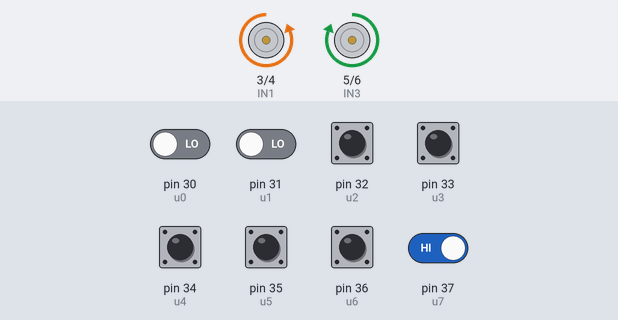
A sketch run on a simulated Arduino Mega 2560, built with avr-gcc and run on an emulated ATmega2560. Parts: motor-driver pin pairs drawn as motors (green arrow = first pin HIGH = forward, orange = second pin HIGH = backward, longer = more drive, scaled by the enable pin). Inputs (shaded band) come from the test bench; at power-on: pin 32 (u2), pin 33 (u3), pin 34 (u4), pin 35 (u5), pin 36 (u6), pin 37 (u7) HIGH, pin 30 (u0), pin 31 (u1) LOW. What the sketch prints to the serial monitor is not drawn.

Above: at 1.2 s.
1.3 s: pin 37 (u7) driven LOW
At 2.1 s:
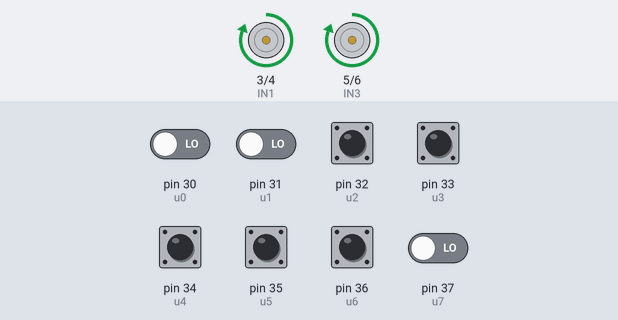
2.8 s: pin 30 (u0) driven HIGH
At 4.0 s:
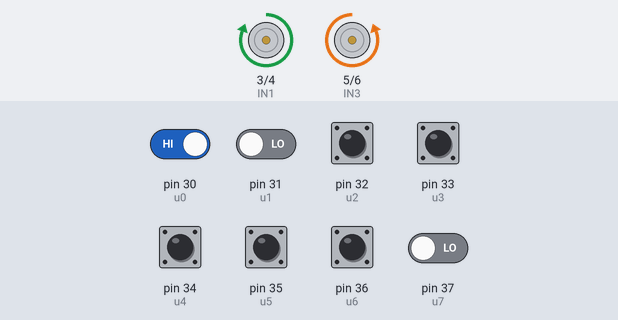
4.3 s: pin 30 (u0) driven LOW
At 5.0 s:
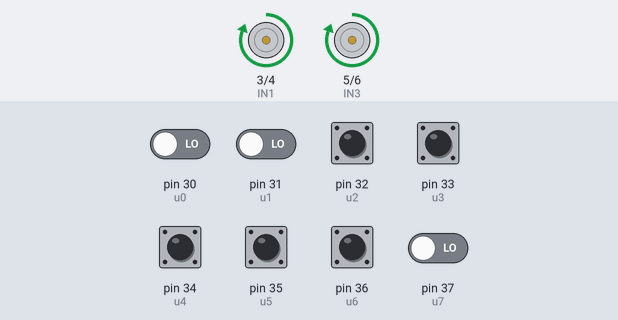
5.8 s: pin 37 (u7) driven HIGH
At 6.3 s:
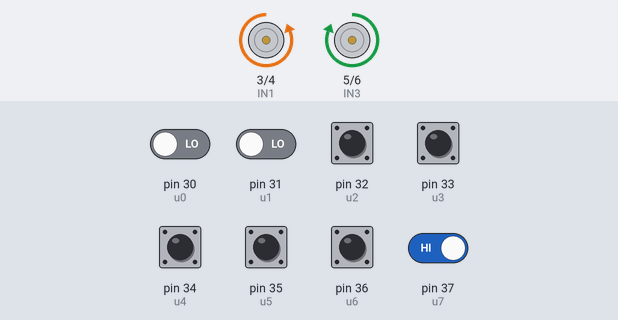
Timing chart, 0 to 56.3 s (numbered marks = the images above; inputs shaded):
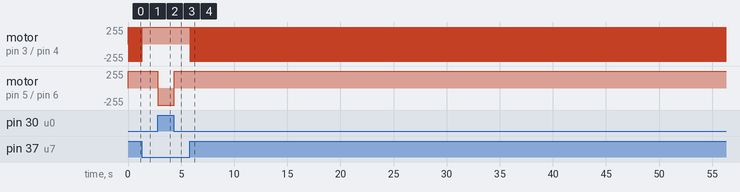

The sketch:

sketch_dec07a.robo.ino
```cpp
#define u0 30
#define u1 31
#define u2 32
#define u3 33
#define u4 34
#define u5 35
#define u6 36
#define u7 37

#define ENA 2
#define IN1 3
#define IN2 4
#define IN3 5
#define IN4 6
#define ENB 7

void setup() {

  pinMode(u0, INPUT);

  pinMode(u1, INPUT);

  pinMode(u2, INPUT);
  pinMode(u3, INPUT);

  pinMode(u4, INPUT);

  pinMode(u5, INPUT);
  pinMode(u6, INPUT);
  pinMode(u7, INPUT);


  pinMode(ENA, OUTPUT);
  pinMode(IN1, OUTPUT);
  pinMode(IN2, OUTPUT);
  pinMode(IN3, OUTPUT);
  pinMode(IN4, OUTPUT);
  pinMode(ENB, OUTPUT);

  Serial.begin(9600);
}

void loop() {

  Serial.println("U0= digitalRead(u0)");
  Serial.println("U0=");
  Serial.println(digitalRead(u0));
  Serial.println("U1=");
  Serial.println(digitalRead(u1));
  Serial.println("U2=");
  Serial.println(digitalRead(u2));
  Serial.println("U3=");
  Serial.println(digitalRead(u3));
  Serial.println("U4=");
  Serial.println(digitalRead(u4));
  Serial.println("U5=");
  Serial.println(digitalRead(u5));
  Serial.println("U6=");
  Serial.println(digitalRead(u6));
  Serial.println("U7=");
  Serial.println(digitalRead(u7));


  if (digitalRead(u0) == 1 || digitalRead(u1) == 1 && digitalRead(u2) == 0 && digitalRead(u3) == 0 && digitalRead(u4) == 0 && digitalRead(u5) == 0 && digitalRead(u6) == 0 && digitalRead(u7) == 0)

  {
    digitalWrite(ENA, 10);
    digitalWrite(ENB, 10);

    digitalWrite(IN1, HIGH);
    digitalWrite(IN2, LOW);
    digitalWrite(IN3, LOW);
    digitalWrite(IN4, HIGH);

    Serial.println("\n TAKE a Left");
  }

   else if ((digitalRead(u0) == 0 && digitalRead(u1) == 0 && digitalRead(u2)) == 1 || digitalRead(u3) == 1 || digitalRead(u4) == 1 || digitalRead(u5) == 1 && digitalRead(u6) == 0 && digitalRead(u7) == 0)
  {
    digitalWrite(ENA, 10);
    digitalWrite(ENB, 10);

    digitalWrite(IN1, HIGH);
    digitalWrite(IN2, LOW);
    digitalWrite(IN3,HIGH);
    digitalWrite(IN4, LOW);

    Serial.println("\n GO Straight");
  }


  /*else if ((digitalRead(u0) || digitalRead(u1) || digitalRead(u2)) && digitalRead(u3) && digitalRead(u4) && !(digitalRead(u5) || digitalRead(u6) || digitalRead(u7)))

    {
    digitalWrite(ENA, 10);
    digitalWrite(ENB, 10);

    digitalWrite(IN1, 0);
    digitalWrite(IN2, 1);
    digitalWrite(IN3, 1);
    digitalWrite(IN4, 0);

    Serial.print("\n TAKE a Left");
    }

    else if ((digitalRead(u0) || digitalRead(u1) || digitalRead(u2)) && !(digitalRead(u3) || digitalRead(u4)) && !(digitalRead(u5) || digitalRead(u6) || digitalRead(u7)))

    {
    digitalWrite(ENA, 10);
    digitalWrite(ENB, 10);

    digitalWrite(IN1, 0);
    digitalWrite(IN2, 1);
    digitalWrite(IN3, 1);
    digitalWrite(IN4, 0);

    Serial.print("\n TAKE a Left");
    }

    else if (!(digitalRead(u0) || digitalRead(u1) || digitalRead(u2)) && (digitalRead(u3) || digitalRead(u4)) && (digitalRead(u5) || digitalRead(u6) || digitalRead(u7)))

    {
    digitalWrite(ENA, 10);
    digitalWrite(ENB, 10);

    digitalWrite(IN1, 1);
    digitalWrite(IN2, 0);
    digitalWrite(IN3, 0);
    digitalWrite(IN4, 1);

    Serial.print("\n TAKE a Short Right");
    }*/

  if (digitalRead(u0) == 0 && digitalRead(u1) == 0 && digitalRead(u2) == 0 && digitalRead(u3) == 0 && digitalRead(u4) == 0 && digitalRead(u5) == 0 && digitalRead(u6) == 1 || digitalRead(u7) == 1)

  { digitalWrite(ENA, 10);
    digitalWrite(ENB, 10);

    digitalWrite(IN1, LOW);
    digitalWrite(IN2, HIGH);
    digitalWrite(IN3, HIGH);
    digitalWrite(IN4, LOW);

    Serial.println("\n TAKE a Right");
  }
  if (digitalRead(u0) == 0 && digitalRead(u1) == 0 && digitalRead(u2) == 0 && digitalRead(u3) == 0 && digitalRead(u4) == 0 && digitalRead(u5) == 0 && digitalRead(u6) == 0 && digitalRead(u7) == 0)

  {
    digitalWrite(ENA, 10);
    digitalWrite(ENB, 10);
 ;
     digitalWrite(IN1, LOW);
    digitalWrite(IN2, HIGH);
    digitalWrite(IN3, HIGH);
    digitalWrite(IN4, LOW);

    Serial.println("\n TAKE a Right");

  }


}
```

Measured:
- after the input at 1.3 s, motor on pin 3 (IN1) / pin 4 (IN2): goes on until 1.3 s, then stays forward 255/255
- after the input at 2.8 s, motor on pin 5 (IN3) / pin 6 (IN4): forward 255/255 → backward 255/255 at once
- after the input at 4.3 s, motor on pin 5 (IN3) / pin 6 (IN4): backward 255/255 → forward 255/255 after 0.06 s
- after the input at 5.8 s, motor on pin 3 (IN1) / pin 4 (IN2): alternates forward 255/255 for 0.02 s and backward 255/255 for 0.11 s, starting at once
- by itself, motor on pin 3 (IN1) / pin 4 (IN2): alternates forward 255/255 for 0.02 s and backward 255/255 for 0.11 s
